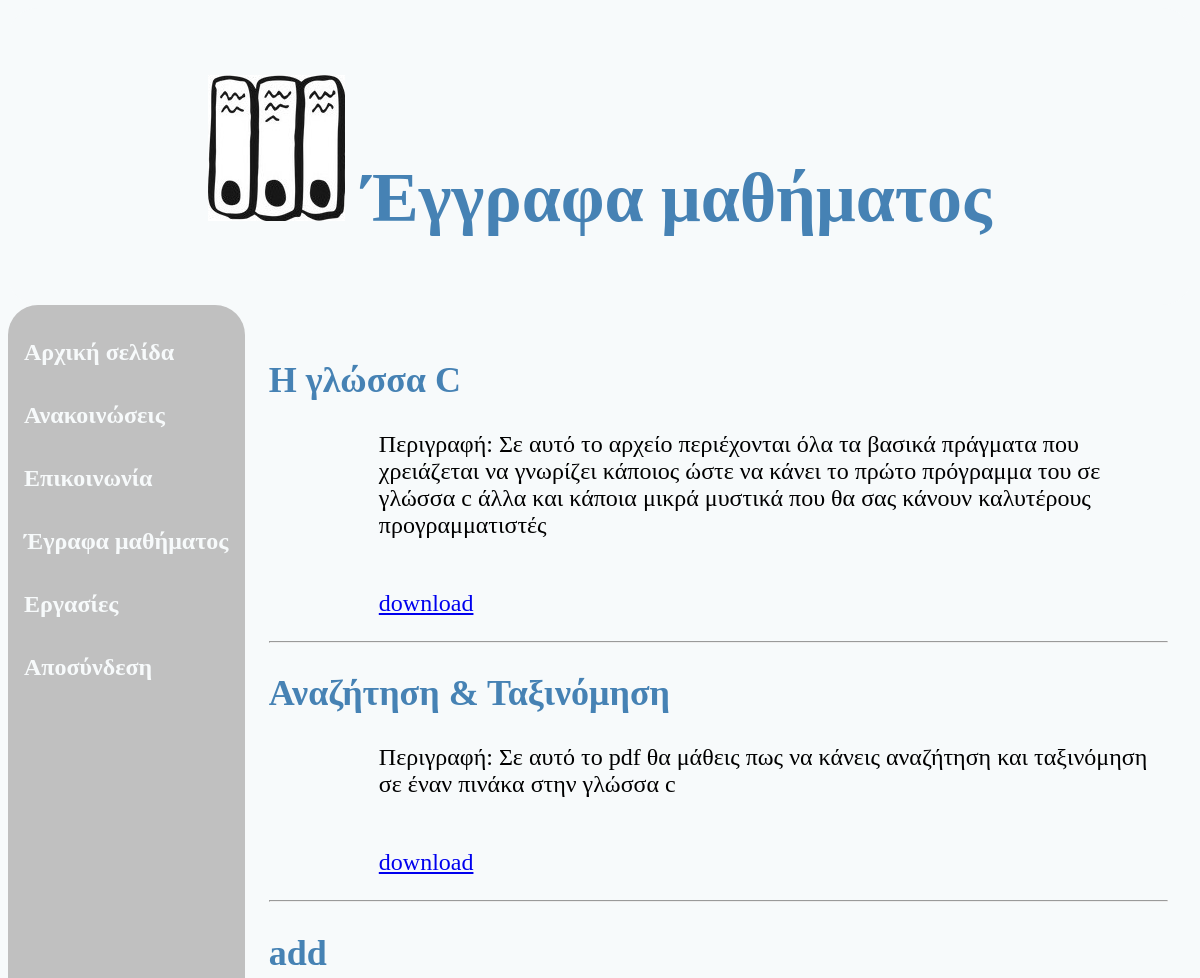
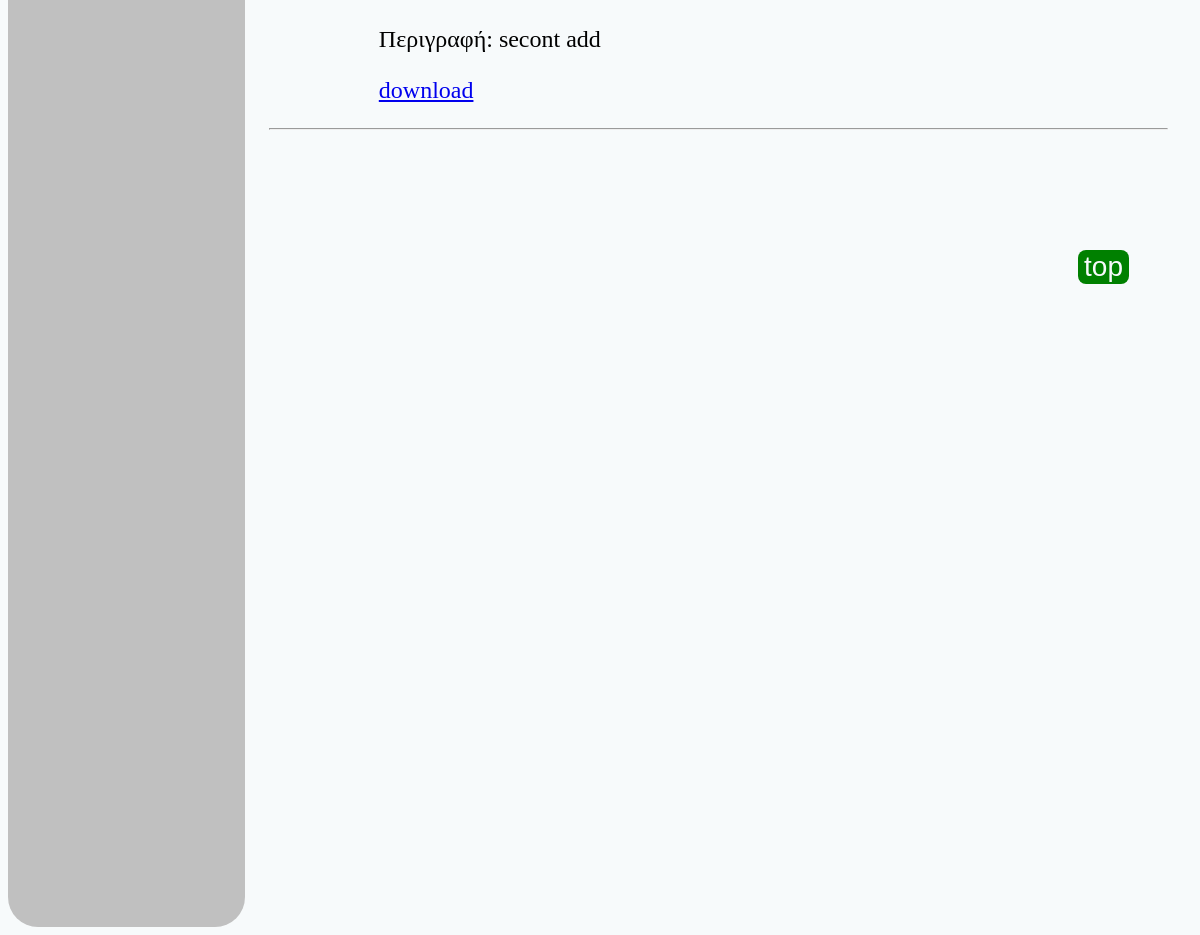
Page /documents/documents.php (signed in) on the committed database (2 pictures, top to bottom).
### tables this page shows
CREATE TABLE `writing` (
  `id` int(11) NOT NULL,
  `title` varchar(10000) NOT NULL,
  `description` mediumtext NOT NULL,
  `name_file` blob NOT NULL
);

### documents/documents.php (the view, shortened to what this page needs)
<!DOCTYPE html>
<html lang="en">
<head>
    <link rel="stylesheet" href="../general/style_main.css">
    <?php
    include_once("../general/connect_database.php");
    ?>
</head>
<body>
<header >
    <h1 id="header"><img src="../image/image-5.jpg" alt="error_404" width="137" height="146"> Έγγραφα μαθήματος</h1>
</header>
<section>
    <?php require '../general/navigation.php';?>
    <article>
        <?php
        $query = "SELECT * FROM writing ";
        $results = mysqli_query($link, $query);
        while ($row = mysqli_fetch_array($results)) {
            echo "<h2 style='color: steelblue'><b>";
            echo $row['title'];
            echo "</b></h2>";
            echo "<p class='insane_txt'>";
            echo "Περιγραφή: ",$row['description'];
            echo "</p>";
            echo "<p class='insane_txt'>";
            echo '<a href="../file/'.$row['name_file'].'">download</a>';
            echo "</P>";
            echo "<hr>";
        }
         ?>
        <br><br><br><br>
        <button  id="top_Btn" ><a href="#top" style="color: #f7fafb;text-decoration: none" >top</a></button>
    </article>
</section>
</body>
</html>

### general/style_main.css (style rules this page uses)
* { box-sizing: border-box; }
body { font-family: "Brush Script MT",serif; color: black; background-color: #f7fafb; }
header { border-radius: 30px; text-align: center; font-size: 35px; padding: 20px; color: steelblue; background-color: #f7fafb; }
article { float: left; width:80%; background-color: #f7fafb; height: 200vh; padding: 24px; font-family: serif; font-size: 24px; }
.insane_txt { display: block; margin-left: 110px; margin-right: auto; }
section::after { content: ""; display: table; clear: both; }
#top_Btn { background-color: green; font-size: 28px; color: #f7fafb; outline: none; z-index: 99; border: none; margin-left: 90%; text-decoration: none; border-radius: 8px; margin-right: auto; }

### rows in the picture
writing: title "Η γλώσσα C", description "Σε αυτό το αρχείο περιέχονται όλα τα βασικά πράγματα που χρειάζεται να γνωρίζει κάποιος ώστε να κάνει το πρώτο πρόγραμμα του σε γλώσσα c άλλα και κάποια μικρά μυστικά που θα σας κάνουν καλυτέρους προγραμματιστές"
writing: title "Αναζήτηση & Ταξινόμηση", description "Σε αυτό το pdf θα μάθεις πως να κάνεις αναζήτηση και ταξινόμηση σε έναν πινάκα στην γλώσσα c"
writing: title "add", description "secont add"
